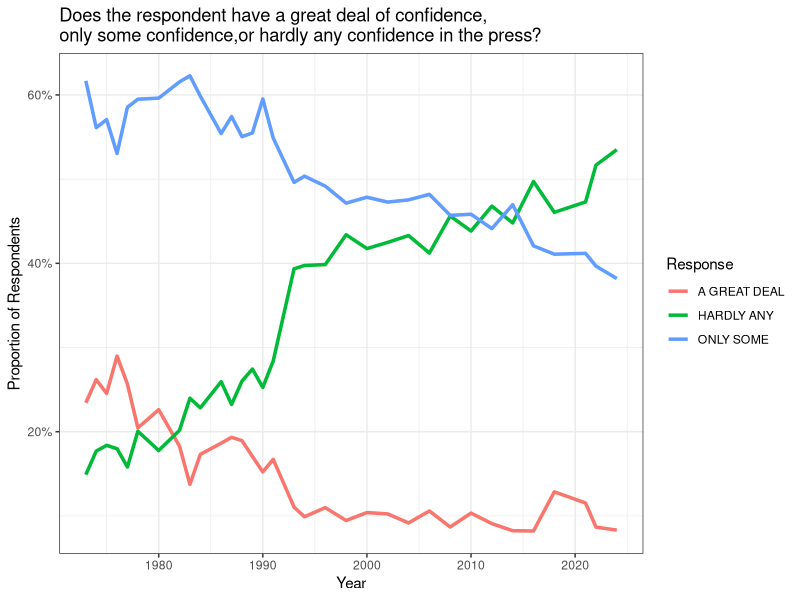
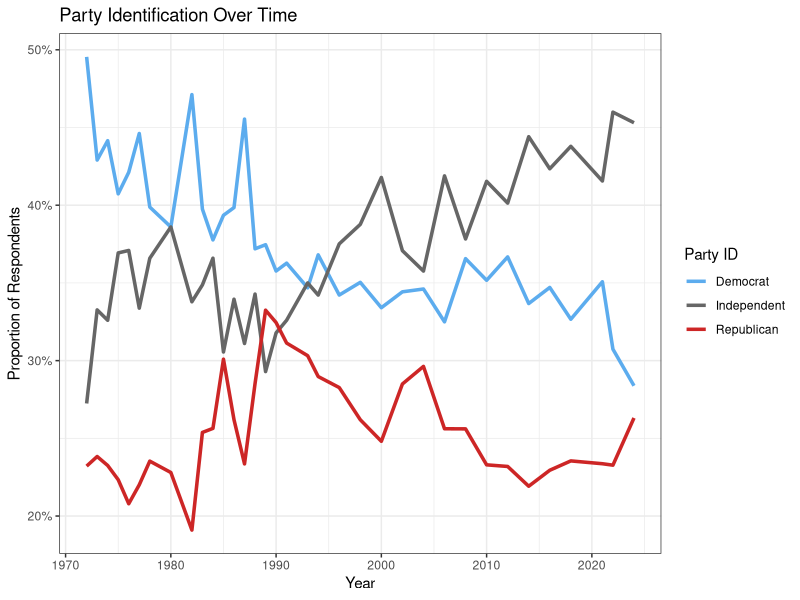
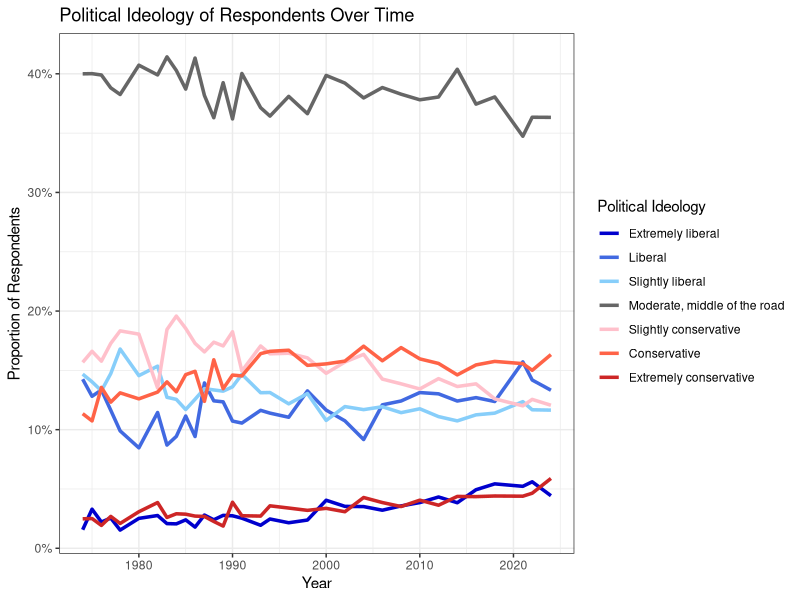
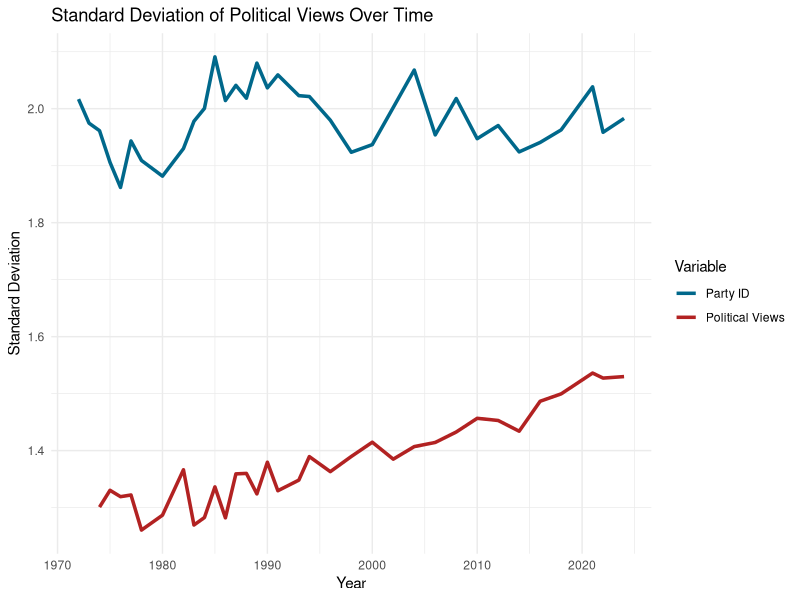
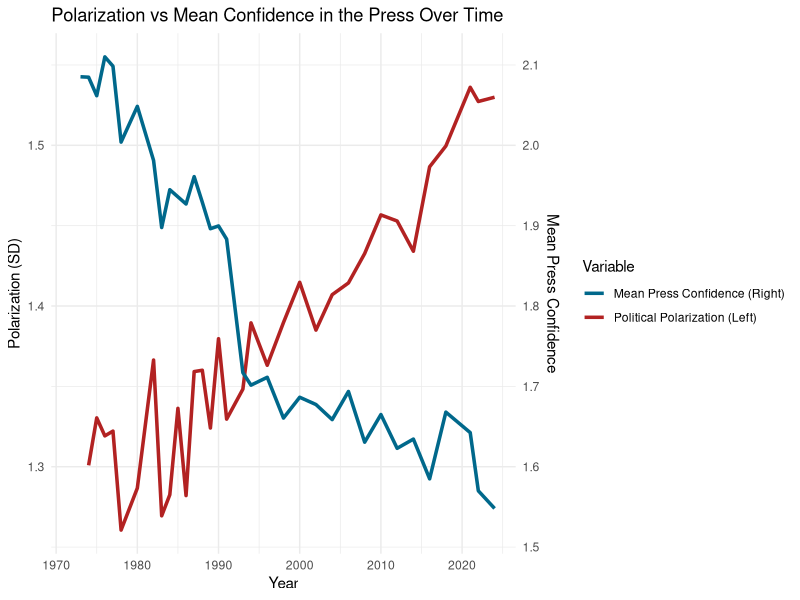
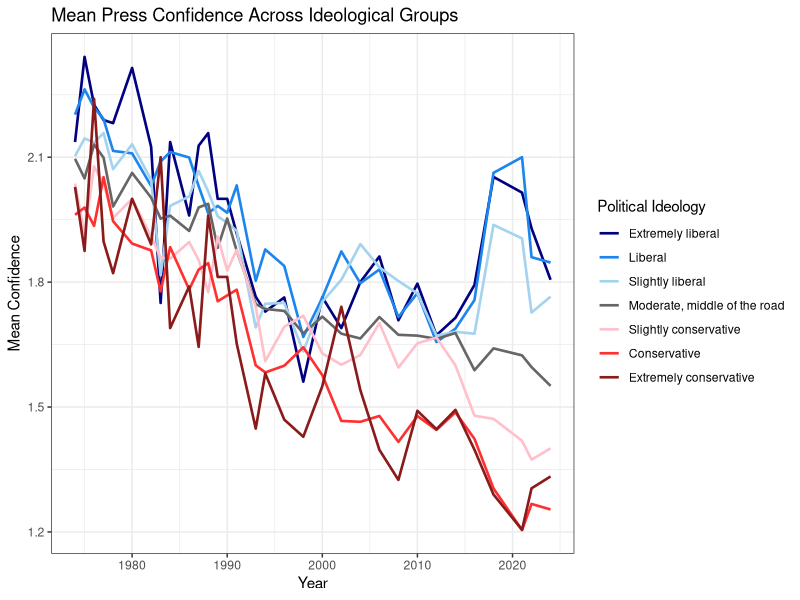
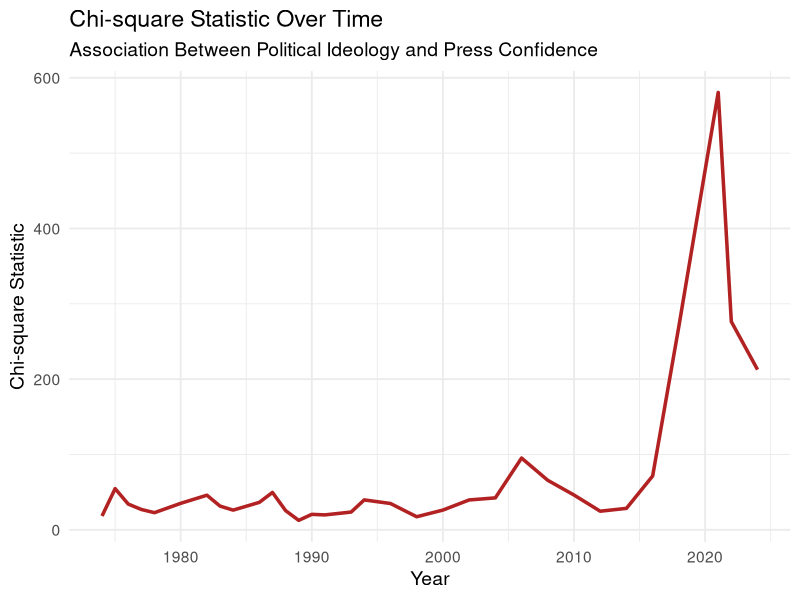
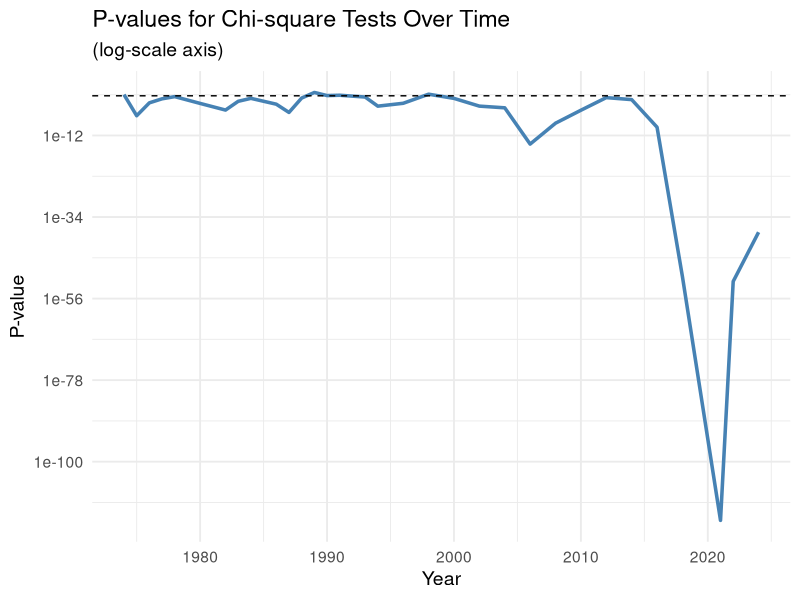

Write the R code that produced these figures, in order.
## ---- chunk 1
### Load packages
library(tidyverse)
library(readxl)
library(zoo)
library(boot)

### Load data
gss_raw <- read_excel("data/gss_press.xlsx")
## ---- chunk 2
gss <- gss_raw %>%
  mutate(partyid  = ifelse(partyid %in% c(".n:  No answer",".d:  Do not Know/Cannot Choose"),
                           NA, partyid),
         conpress = ifelse(conpress %in% c("ONLY SOME","HARDLY ANY","A GREAT DEAL"),
                           conpress,NA),
         polviews = ifelse(polviews %in% c(".i:  Inapplicable",".d:  Do not Know/Cannot Choose",
                                           ".n:  No answer",".s:  Skipped on Web"), 
                           NA, polviews)) %>%
  mutate(party3 = case_when(
    partyid %in% c("Strong democrat", 
                   "Not very strong democrat") ~ "Democrat",
    partyid %in% c("Strong republican",
                   "Not very strong republican") ~ "Republican",
    partyid %in% c("Independent (neither, no response)",
                   "Independent, close to republican",
                   "Independent, close to democrat") ~ "Independent")) %>%
  mutate(year = as.numeric(year),
         id_ = as.numeric(id_))

gss_balanced <- gss %>% drop_na()
## ---- chunk 3
# Get counts and proportion for each answer per years
conpress <- gss %>%
  group_by(year,conpress) %>%
  summarise(n = n(), .groups="drop") %>%
  group_by(year) %>%
  drop_na() %>%
  mutate(prop = n / sum(n))

ggplot(conpress, aes(x = year, y = prop, color = conpress)) + 
  geom_line(linewidth = 1.2) + 
  scale_y_continuous(labels = scales::percent) +
  labs(
    title = "Does the respondent have a great deal of confidence,\nonly some confidence,or hardly any confidence in the press?",
    x = "Year",
    y = "Proportion of Respondents",
    color = "Response"
  ) +
  theme_bw() 
## ---- chunk 4
gss_party_agg <- gss %>%
  group_by(year, party3) %>%
  summarise(n = n(), .groups="drop") %>%
  group_by(year) %>%
  drop_na() %>%
  mutate(prop = n / sum(n))
  
ggplot(gss_party_agg, aes(x = year, y = prop, color = party3)) +
  geom_line(linewidth = 1.2) +
  scale_y_continuous(labels = scales::percent) +
  scale_color_manual(name = "Party ID",
                     values = c("Democrat" = "steelblue2",
                                "Independent" = "gray40",
                                "Republican" = "firebrick3")) +
  labs(
    title = "Party Identification Over Time",
    x = "Year",
    y = "Proportion of Respondents",
    color = "Party ID"
  ) +
  theme_bw() 

## ---- chunk 5
polviews <- gss %>%
  mutate(polviews = factor(polviews,
                           levels = c("Extremely liberal",
                                      "Liberal",
                                      "Slightly liberal",
                                      "Moderate, middle of the road",
                                      "Slightly conservative",
                                      "Conservative",
                                      "Extremely conservative"))) %>%
  group_by(year,polviews) %>%
  summarise(n = n(), .groups="drop") %>%
  group_by(year) %>%
  drop_na() %>%
  mutate(prop = n / sum(n))

ggplot(polviews, aes(x = year, y = prop, color = polviews)) +
  geom_line(linewidth = 1.2) +
  scale_y_continuous(labels = scales::percent) +
  scale_color_manual(name = "Political Ideology",
                     values = c("Extremely liberal" = "blue3",
                                "Liberal" = "royalblue",
                                "Slightly liberal" = "lightskyblue",
                                "Moderate, middle of the road" = "gray40",
                                "Slightly conservative" = "pink",
                                "Conservative" = "tomato",
                                "Extremely conservative" = "firebrick3")) +
  labs(
    title = "Political Ideology of Respondents Over Time",
    x = "Year",
    y = "Proportion of Respondents",
    color = "Political Ideology"
  ) +
  theme_bw()

## ---- chunk 6
gss <- gss %>% 
  mutate(partyid_num = ifelse(partyid == "Strong democrat", 1, 
                               ifelse(partyid == "Not very strong democrat", 2, 
                                      ifelse(partyid == "Independent, close to democrat", 3,
                                             ifelse(partyid == "Independent (neither, no response)", 4,
                                                    ifelse(partyid == "Independent, close to republican", 5, 
                                                           ifelse(partyid == "Not very strong republican", 6, 
                                                                  ifelse(partyid == "Strong republican", 7, NA))))))))

gss <- gss %>%
  mutate(polviews_num = ifelse(polviews == "Extremely liberal", 1, 
                               ifelse(polviews == "Liberal", 2, 
                                      ifelse(polviews == "Slightly liberal", 3,
                                             ifelse(polviews == "Moderate, middle of the road", 4,
                                                    ifelse(polviews == "Slightly conservative", 5, 
                                                           ifelse(polviews == "Conservative", 6, 
                                                                  ifelse(polviews == "Extremely conservative", 7, NA))))))))

spread_by_year <- gss %>%
  group_by(year) %>%
  summarise(
    sd_pol = sd(polviews_num, na.rm = TRUE),
    sd_pid = sd(partyid_num, na.rm = TRUE),
    n = sum(!is.na(polviews_num))
  )

ggplot(data=spread_by_year,aes(x=year)) + 
  geom_line(linewidth = 1.2, aes(y=sd_pol, color="Political Views")) + 
  geom_line(linewidth = 1.2, aes(y=sd_pid, color="Party ID")) + 
  scale_color_manual(name = "Variable",
                     values = c("Political Views" = "firebrick",
                                "Party ID" = "deepskyblue4")) +
  labs(title = "Standard Deviation of Political Views Over Time",
       x = "Year",
       y = "Standard Deviation") + 
  theme_minimal()
## ---- chunk 7
N <- 5000

# function to compute SD
boot_sd <- function(data, idx) {
  sd(data[idx], na.rm = TRUE)
}

early <- gss$polviews_num[gss$year < 1998]
late  <- gss$polviews_num[gss$year >= 1998]

boot_early <- boot(early, boot_sd, R = N)
boot_late  <- boot(late, boot_sd, R = N)

boot.ci(boot_late, type="perc")
boot.ci(boot_early, type="perc")

# Compare distributions or compute CI of difference
sd_diff <- boot_late$t - boot_early$t
quantile(sd_diff, c(.025, .975))
## ---- chunk 8
press_pol <- gss %>%
  mutate(conpress_num = case_when(
    conpress == "HARDLY ANY" ~ 1,
    conpress == "ONLY SOME" ~ 2,
    conpress == "A GREAT DEAL" ~ 3)) %>%
  group_by(year) %>%
  summarise(mean_conf = mean(conpress_num, na.rm = TRUE)) %>%
  right_join(spread_by_year, by = "year") %>%
  arrange(year) %>%
  mutate(mean_conf = na.approx(mean_conf, x = year, na.rm = FALSE),
         sd_pol    = na.approx(sd_pol,    x = year, na.rm = FALSE))

ggplot(press_pol, aes(x = year)) +
  geom_line(aes(y = sd_pol, color = "Political Polarization (Left)"), linewidth=1.2) +
  geom_line(aes(y = 0.5 * mean_conf + 0.5, color = "Mean Press Confidence (Right)"), linewidth=1.2) +
  scale_y_continuous(name = "Polarization (SD)",
                     sec.axis = sec_axis(~ (. - .5) / .5, name = "Mean Press Confidence")) +
  scale_color_manual(values = c("Political Polarization (Left)" = "firebrick",
                                "Mean Press Confidence (Right)" = "deepskyblue4")) +
  labs(title="Polarization vs Mean Confidence in the Press Over Time",
       x="Year",
       color="Variable") +
  theme_minimal()
## ---- chunk 9
mean_by_pol <- gss %>%
  mutate(conpress_num = case_when(
    conpress == "HARDLY ANY" ~ 1,
    conpress == "ONLY SOME" ~ 2,
    conpress == "A GREAT DEAL" ~ 3
  )) %>%
  mutate(polviews_cat = polviews) %>%
  group_by(year, polviews_cat) %>%
  summarise(mean_conf = mean(conpress_num, na.rm=TRUE), .groups="drop") %>%
  filter(!is.na(polviews_cat)) %>%
  group_by(polviews_cat) %>%
  arrange(year) %>%
  mutate(mean_conf = na.approx(mean_conf, x = year, na.rm = FALSE)) %>%
  ungroup() %>%
  mutate(polviews_cat = factor(polviews_cat,
                           levels = c("Extremely liberal",
                                      "Liberal",
                                      "Slightly liberal",
                                      "Moderate, middle of the road",
                                      "Slightly conservative",
                                      "Conservative",
                                      "Extremely conservative")))

ggplot(mean_by_pol, aes(x = year, y = mean_conf, group = polviews_cat, color = polviews_cat)) +
  geom_line(linewidth = 0.9) +
  scale_color_manual(name = "Political Ideology",
                     values = c("Extremely liberal" = "navyblue",
                                "Liberal" = "dodgerblue2",
                                "Slightly liberal" = "lightskyblue2",
                                "Moderate, middle of the road" = "gray40",
                                "Slightly conservative" = "pink",
                                "Conservative" = "firebrick1",
                                "Extremely conservative" = "firebrick4")) +
  labs(
    title = "Mean Press Confidence Across Ideological Groups",
    x = "Year",
    y = "Mean Confidence",
    color = "Political Ideology"
  ) +
  theme_bw()
## ---- chunk 10
chisq.test(table(gss$polviews, gss$conpress))
## ---- chunk 11
gss_chisq <- gss %>%
  filter(!is.na(polviews), !is.na(conpress)) %>%
  mutate(polviews = factor(polviews),
         conpress = factor(conpress))

chi_by_year <- gss_chisq %>%
  group_by(year) %>%
  summarise(
    chisq = list(chisq.test(table(polviews, conpress)))
  ) %>%
  mutate(
    statistic = map_dbl(chisq, "statistic"),
    p_value   = map_dbl(chisq, "p.value"),
    df        = map_dbl(chisq, ~ .x$parameter)
  ) %>%
  select(-chisq)

ggplot(chi_by_year, aes(x = year, y = statistic)) +
  geom_line(linewidth = 1.2, color = "firebrick") +
  labs(
    title = "Chi-square Statistic Over Time",
    subtitle = "Association Between Political Ideology and Press Confidence",
    x = "Year",
    y = "Chi-square Statistic"
  ) +
  theme_minimal(base_size = 14)

ggplot(chi_by_year, aes(x = year, y = p_value)) +
  geom_line(linewidth = 1.2, color = "steelblue") +
  geom_hline(yintercept = 0.05, linetype = "dashed") +
  scale_y_continuous(trans = "log10") +
  labs(
    title = "P-values for Chi-square Tests Over Time",
    subtitle = "(log-scale axis)",
    x = "Year",
    y = "P-value"
  ) +
  theme_minimal(base_size = 14)
